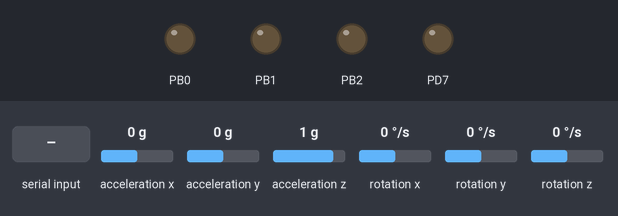
Simulated run of this program. Board: ATmega8, built with avr-gcc and emulated at 16 MHz. Parts: output pins drawn as LEDs (lit = HIGH). Wiring (inferred from the names in the program): MPU-6050 motion sensor at I2C address 0x68. The test bench sets the inputs (shaded band); at power-on: acceleration x 0 g, acceleration y 0 g, acceleration z 1 g, rotation x 0 °/s, rotation y 0 °/s, rotation z 0 °/s. What the program prints to the serial monitor is not drawn.

Above: at 1.2 s.
1.3 s: "1" received over Serial
At 2.4 s:
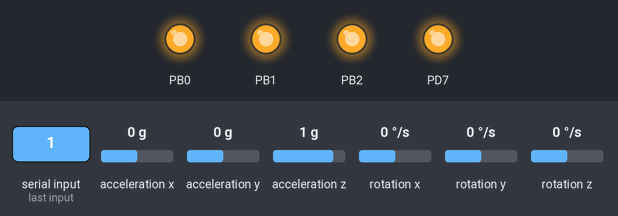
2.8 s: "0" received over Serial
At 3.6 s:
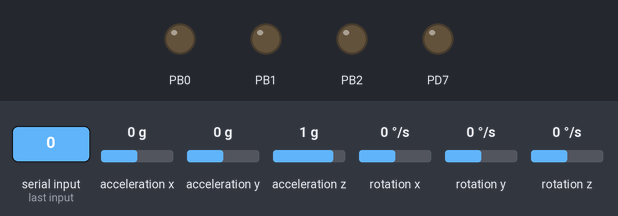
Timing chart, 0 to 5.8 s (numbered marks = the images above; inputs shaded):
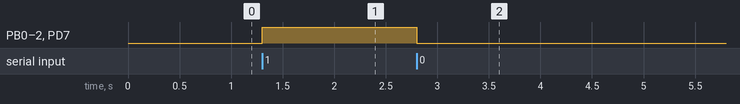

Measured:
- after the input at 1.3 s, PB0–2, PD7: LOW → HIGH at once
- after the input at 2.8 s, PB0–2, PD7: HIGH → LOW at once

The program:

main.c
```c
#include "config.h"

#include <avr/io.h>
#include <avr/interrupt.h>
#include <util/twi.h>
#include <util/delay.h>
#include <stdio.h>
#include <math.h>


#include "base_i2c.h"
#include "base_usart.h"
#include "base_timer.h"
#include "base_sw_pwm.h"
#include "abstract_7segment.h"
#include <avr/interrupt.h>

#define UART_MAX_LENGTH 80
#define I2C_RECEIVE_BUFFER_LENGTH 8
#define I2C_TRANSMIT_BUFFER_LENGTH 8
#define MP6050_GYRO_ERROR_ACCUMULATION 800
#define MP6050_GYRO_ERROR_DISCARD 200
#define MP6050_ACCEL_ERROR_ACCUMULATION 100
#define MP6050_ACCEL_ERROR_DISCARD 20
#define MP6050_READ_INTERVAL_MS 10

/*
0 250°/s  131 LSB/°/s
1 500°/s  65.5 LSB/°/s
2 1000°/s 32.8 LSB/°/s
3 2000°/s 16.4 LSB/°/s
*/
#define MP6050_GYRO_VALUE_SCALING 32.8f

/*
0 2g  16384 LSB/g
1 4g  8192 LSB/g
2 8g  4096 LSB/g
3 16g 2048 LSB/g
*/
#define MP6050_ACCEL_VALUE_SCALING 16384.0f

#define VIEW_GYRO_HIGHPASS  0.98f
#define VIEW_ACCEL_LOWPASS  (1.0f - VIEW_GYRO_HIGHPASS)

uint8_t i2c_transmit_buffer[I2C_TRANSMIT_BUFFER_LENGTH] = {0,};
uint8_t i2c_receive_buffer[I2C_RECEIVE_BUFFER_LENGTH] = {0,};
char usart_buffer[UART_MAX_LENGTH] = {0,};
volatile uint8_t usart_data_in = 0;
volatile uint16_t timer2_milliseconds = 0;
volatile uint8_t timer2_seconds = 0;
volatile uint8_t timer2_minutes = 0;
volatile uint8_t timer2_hours = 0;

/* signals, ISR */
volatile uint8_t signal_100ms_event = 0;
volatile uint8_t signal_10ms_event = 0;

typedef struct
{
  short x;
  short y;
  short z;
  int32_t xerror;
  int32_t yerror;
  int32_t zerror;
  unsigned short error_init_cycles;
} mp6050_gyro_t;

typedef struct
{
  float xroll;
  float ypitch;
  float zyaw;
} angle_t;

typedef struct
{
  float x;
  float y;
  float z;
} angular_velocity_t;

typedef struct
{
  short x;
  short y;
  short z;
  int32_t xerror;
  int32_t yerror;
  int32_t zerror;
  unsigned short error_init_cycles;
} mp6050_accel_t;

typedef struct
{
  float x;
  float y;
  float z;
} force_t;

int mp6050_get_gyro(mp6050_gyro_t* raw);
int mp6050_get_gyro_error(mp6050_gyro_t* gyro);
int mp6050_get_accel(mp6050_accel_t* raw);
int mp6050_get_accel_error(mp6050_accel_t* accel);
void view_calc_current_angles(angle_t* angle, angular_velocity_t* angular_velocity,
                              const mp6050_gyro_t* gyro, const mp6050_accel_t* accel, short delta_time_milliseconds);
void view_calc_current_forces(force_t* force, const mp6050_accel_t* accel,
                              short delta_time_milliseconds);

void mp6050_print_info();


/*fips = interrupts per second*/
inline void timer2_ctc_interrupt_init(uint32_t fips, uint16_t prescaler, uint8_t async)
{
  uint8_t sreg = SREG;
  cli();

  if (async)
    ASSR |= (1 << AS2);
  else
    ASSR &= ~(1 << AS2);

  TCCR2 = (1 << WGM21);
  /* OCR = 249: fips = 1000, prescaler = 64
  ->interrupt every 1ms */
  OCR2 = (uint8_t)((F_CPU / (prescaler * fips)) - 1);
  TCNT2 = 0x00; /* Timer disabled */

  /* CS22:0 */
  switch (prescaler)
  {
  case 1:
    TCCR2 |= 0x01;
    break;
  case 8:
    TCCR2 |= 0x02;
    break;
  case 32:
    TCCR2 |= 0x03;
    break;
  case 64:
    TCCR2 |= 0x04;
    break;
  case 128:
    TCCR2 |= 0x05;
    break;
  case 256:
    TCCR2 |= 0x06;
    break;
  case 1024:
    TCCR2 |= 0x07;
    break;
  default:
    TCCR2 |= 0x00;
    break;
  }

  /* wait for everything to finish*/
  if (async)
  {
    while((ASSR & (1 << TCN2UB)) || (ASSR & (1 << OCR2UB)) || (ASSR & (1 << TCR2UB)))
      ;
  }

  /* clear interrupt flags */
  TIFR &= ~((1 << OCF2) | (1 << TOV2));
  /* enable compare match interrupt */
  TIMSK |= (1 << OCIE2);
  SREG = sreg;
}


ISR(USART_RXC_vect)
{

  uint8_t sreg = SREG;
  cli();

#if 0
  DDRB |= (1 << DDB0);
  if(PORTB & (1 << PB0))
    PORTB &= ~(1 << PB0);
  else
    PORTB |= (1 << PB0);
#endif


  usart_data_in = UDR;
  switch (usart_data_in)
  {
  case 'y':
    //base_timer1_set_pwm_change_duty_by(-1);

    base_sw_pwm_duty(0, -1);
    base_sw_pwm_duty(1, -1);
    base_sw_pwm_duty(2, -1);
    base_sw_pwm_duty(3, -1);


#if CONFIG_DEBUG_GEN
    base_usart_send_string(":ISR(USART_RXC_vect):-1> ");
    base_usart_send_decimal(base_sw_pwm_ctx.pin[0].pwm_duty);
    base_usart_send_string(" pwm_duty\r\n");
#endif
    break;
  case 'x':
    //base_timer1_set_pwm_change_duty_by(1);

    base_sw_pwm_duty(0, 1);
    base_sw_pwm_duty(1, 1);
    base_sw_pwm_duty(2, 1);
    base_sw_pwm_duty(3, 1);

#if CONFIG_DEBUG_GEN
    base_usart_send_string(":ISR(USART_RXC_vect):+1> ");
    base_usart_send_decimal(base_sw_pwm_ctx.pin[0].pwm_duty);
    base_usart_send_string(" pwm_duty\r\n");
#endif
    break;

  case '0':
    base_sw_pwm_set_duty(0, 0);
    base_sw_pwm_set_duty(1, 0);
    base_sw_pwm_set_duty(2, 0);
    base_sw_pwm_set_duty(3, 0);
    break;
  case '1':
    base_sw_pwm_set_duty(0, 100);
    base_sw_pwm_set_duty(1, 100);
    base_sw_pwm_set_duty(2, 100);
    base_sw_pwm_set_duty(3, 100);
    break;
  default:
    break;
  }
  SREG = sreg;
}


ISR(TIMER0_OVF_vect)
{
  uint8_t sreg = SREG;
  cli();
  uint32_t mod;
  uint32_t a, b;

  base_timer0_context.tick += 1;
  base_sw_pwm_timer0_callback();

#if 0
  a = base_timer0_context.tick;
  b = base_timer0_s_ticks(1);
  mod = a % b;
  if(mod == 0)
  {
    DDRB |= (1 << DDB0);
    if(PORTB & (1 << PB0))
      PORTB &= ~(1 << PB0);
    else
      PORTB |= (1 << PB0);
  }
#endif

  SREG = sreg;
}

ISR(TIMER2_COMP_vect)
{
#if CONFIG_TIME == 1
  static uint8_t msTimer = 0;
  msTimer += 1;

  if(msTimer % 10 == 0)
  {
    signal_10ms_event = 1;
  }

  if (msTimer == 100)
  {
    timer2_milliseconds = (timer2_milliseconds + 100) % 1000;
    if (!timer2_milliseconds)
    {
      timer2_seconds = (timer2_seconds + 1) % 60;
      if (!timer2_seconds)
      {
        timer2_minutes = (timer2_minutes + 1) % 60;
        if (!timer2_minutes)
          timer2_hours = (timer2_hours + 1) % 24;
      }
    }

    signal_100ms_event = 1;
    msTimer = 0;
  }
#endif

  //abstract_7segment_display(sec/10, sec%10);
}


int main()
{
  uint8_t motor[4] = {0,};
  uint16_t pwm_cycle_frequency_hz = 0;

  cli();
  DDRB = 0;
  DDRC = 0;
  DDRD = 0;
  PORTB = 0;
  PORTC = 0;
  PORTD = 0;
  //led
  DDRB |= (1 << DDB0);
  //base_timer1_init();
  /* OCR = 249, 1 Interrupt per milisecond --> 1000 ips ISR = TIMER2_COMP_vect */
  timer2_ctc_interrupt_init(1000UL, 64, 0);
  base_usart_init(MUBRR);
  //7segment
  //abstract_7segment_init();
  base_sw_pwm_ctx_init();
  base_timer0_init();
  //bottom right pins
  pwm_cycle_frequency_hz = base_sw_pwm_set_global_cycle(0);
  motor[0] = base_sw_pwm_init(BASE_PORTB, BASE_PIN2);
  motor[1] = base_sw_pwm_init(BASE_PORTB, BASE_PIN3);
  //bottom left pins
  motor[2] = base_sw_pwm_init(BASE_PORTB, BASE_PIN1);
  motor[3] = base_sw_pwm_init(BASE_PORTD, BASE_PIN8);
  sei();

#if CONFIG_DEBUG_GEN
  base_usart_send_string("TIMER0 Ticks pro Sekunde: '");
  base_usart_send_decimal(base_timer0_context.s_tick_count);
  base_usart_send_string("'\r\n");
  base_usart_send_string("TIMER0 Ticks pro Millisekunde: '");
  base_usart_send_decimal(base_timer0_context.ms_tick_count);
  base_usart_send_string("'\r\n");
  base_usart_send_string("PWM Frequenz: '");
  base_usart_send_decimal(pwm_cycle_frequency_hz);
  base_usart_send_string("'\r\n");
  base_usart_send_string("PWM  Max Cycle Ticks: '");
  base_usart_send_decimal(base_sw_pwm_ctx.cycle_tick_count);
  base_usart_send_string("'\r\n");
  base_usart_send_string("PWM Current Cycle Tick: '");
  base_usart_send_decimal(base_sw_pwm_ctx.cycle_tick);
  base_usart_send_string("'\r\n");
  base_usart_send_string("PWM Motoren Duty Ticks: '");
  base_usart_send_string("'\r\n0: '");
  base_usart_send_decimal(base_sw_pwm_ctx.pin[motor[0]].pwm_duty_ticks);
  base_usart_send_string("'\r\n1: '");
  base_usart_send_decimal(base_sw_pwm_ctx.pin[motor[1]].pwm_duty_ticks);
  base_usart_send_string("'\r\n2: '");
  base_usart_send_decimal(base_sw_pwm_ctx.pin[motor[2]].pwm_duty_ticks);
  base_usart_send_string("'\r\n3: '");
  base_usart_send_decimal(base_sw_pwm_ctx.pin[motor[3]].pwm_duty_ticks);
  base_usart_send_string("'\r\n");
  snprintf(usart_buffer, UART_MAX_LENGTH, "Initialize I2C\r\n");
  base_usart_send_string(usart_buffer);
#endif
  base_i2c_init();
  base_i2c_set_slave(&i2c_ctx, TWI_SLA_MPU6050);
  base_i2c_wait();
  base_i2c_start_read(&i2c_ctx, TWI_SLA_MPU6050, 0x75, i2c_receive_buffer, 1);
  base_i2c_wait();

#if CONFIG_DEBUG_GEN
  snprintf(usart_buffer, UART_MAX_LENGTH, "I2C Identity %X\r\n", i2c_receive_buffer[0]);
  base_usart_send_string(usart_buffer);
#endif
  // Configure Power Up
  i2c_transmit_buffer[0] = 1;
  base_i2c_start_write(&i2c_ctx, TWI_SLA_MPU6050, 0x6B, i2c_transmit_buffer, 1);
  base_i2c_wait();
  // Configure Gyro resolution: [deg/s] 0x00 -> 250, 0x08 -> 500, 0x10 -> 1000, 0x18 -> 2000
  i2c_transmit_buffer[0] = 0x10;
  base_i2c_start_write(&i2c_ctx, TWI_SLA_MPU6050, 0x1B, i2c_transmit_buffer, 1);
  base_i2c_wait();

  /*while loop only does tasks every 100ms*/
  //base_usart_send_string("Initialization complete.\r\n");

  uint8_t ms100 = 0;
  mp6050_gyro_t raw_gyro = {0, 0, 0, 0, 0, 0, 0};
  mp6050_accel_t raw_accel = {0, 0, 0, 0, 0, 0, 0};
  angle_t angle = {0.0f, 0.0f, 0.0f};
  angular_velocity_t angular_velocity = {0.0f, 0.0f, 0.0f};

  while (1)
  {
#if CONFIG_DEBUG_MP6050 == 1

    uint16_t sms = 0;
    uint8_t ssec = 0;
    uint8_t smin = 0;
    uint8_t shour = 0;
    if (signal_100ms_event)
    {
      /*when preparing components for string no interrupts allowed*/
      ++ms100;
      cli();
      signal_100ms_event = 0;

      sms = timer2_milliseconds;
      ssec = timer2_seconds;
      smin = timer2_minutes;
      shour = timer2_hours;

      sei();
    }

    if(signal_10ms_event)
    {
      signal_10ms_event = 0;
      int error = 0;
      if((mp6050_get_gyro(&raw_gyro) == 0) && (mp6050_get_accel(&raw_accel) == 0))
      {
        error = mp6050_get_accel_error(&raw_accel);
        error += mp6050_get_gyro_error(&raw_gyro);
      }

      if(error == 0)
      {
        view_calc_current_angles(&angle, &angular_velocity, &raw_gyro, &raw_accel,
                                 MP6050_READ_INTERVAL_MS);
      }
    }

    if(ms100 == 5)
    {
      ms100 = 0;
      //snprintf(usart_buffer, UART_MAX_LENGTH, "\033[0Jx = %f\r\ny = %f\r\nz = %f\r\n\r\033[3A",
      //         angle.xroll, angle.ypitch, angle.zyaw);
      snprintf(usart_buffer, UART_MAX_LENGTH, "\033[0Jx = %d\r\ny = %d\r\nz = %d\r\n\r\033[3A",
               (int)(angle.xroll * 100.0f), (int)(angle.ypitch * 100.0f), (int)(angle.zyaw * 100.0f));
      base_usart_send_string(usart_buffer);

#if 0
      // Clear everything from cursor downwards
      base_usart_send_string("\033[0J");
      snprintf(usart_buffer, UART_MAX_LENGTH, "%02d:%02d:%02d:%03d\r\n", shour, smin, ssec,
               sms);
      base_usart_send_string(usart_buffer);
      mp6050_print_info();
      // Place cursor to the beginning
      base_usart_send_string("\r\033[4A");
#endif
    }
#endif
  }
  return 0;
}


int mp6050_get_gyro(mp6050_gyro_t* raw)
{
  base_i2c_start_read(&i2c_ctx, TWI_SLA_MPU6050, 0x43, i2c_receive_buffer, 6);
  base_i2c_wait();

  raw->x = (i2c_receive_buffer[0] << 8) | i2c_receive_buffer[1];
  raw->y = (i2c_receive_buffer[2] << 8) | i2c_receive_buffer[3];
  raw->z = (i2c_receive_buffer[4] << 8) | i2c_receive_buffer[5];

  return 0;
}

int mp6050_get_accel(mp6050_accel_t* raw)
{
  if(base_i2c_is_ready())
  {
    base_i2c_start_read(&i2c_ctx, TWI_SLA_MPU6050, 0x3B, i2c_receive_buffer, 6);
    base_i2c_wait();

    raw->x = (i2c_receive_buffer[0] << 8) | i2c_receive_buffer[1];
    raw->y = (i2c_receive_buffer[2] << 8) | i2c_receive_buffer[3];
    raw->z = (i2c_receive_buffer[4] << 8) | i2c_receive_buffer[5];
  }
  else
  {
    return -1;
  }
  return 0;
}

int mp6050_get_accel_error(mp6050_accel_t* accel)
{
  if(accel->error_init_cycles < MP6050_ACCEL_ERROR_DISCARD)
  {
    ++accel->error_init_cycles;
    return -1;
  }
  if(accel->error_init_cycles < MP6050_ACCEL_ERROR_DISCARD +
      MP6050_ACCEL_ERROR_ACCUMULATION)
  {
    ++accel->error_init_cycles;
    accel->xerror += accel->x;
    accel->yerror += accel->y;
    accel->zerror += accel->z - (int32_t)MP6050_ACCEL_VALUE_SCALING;

    return -1;
  }
  return 0;
}

int mp6050_get_gyro_error(mp6050_gyro_t* gyro)
{
  if(gyro->error_init_cycles < MP6050_GYRO_ERROR_DISCARD)
  {
    ++gyro->error_init_cycles;
    return -1;
  }
  if(gyro->error_init_cycles < MP6050_GYRO_ERROR_DISCARD + MP6050_GYRO_ERROR_ACCUMULATION)
  {
    ++gyro->error_init_cycles;
    gyro->xerror += gyro->x;
    gyro->yerror += gyro->y;
    gyro->zerror += gyro->z;

    return -1;
  }
  return 0;
}

void view_calc_current_angles(angle_t* angle, angular_velocity_t* angular_velocity,
                              const mp6050_gyro_t* gyro, const mp6050_accel_t* accel, short delta_time_milliseconds)
{
  float delta = (float)delta_time_milliseconds * 0.001f;
  float xerror = (float)gyro->xerror;
  float yerror = (float)gyro->yerror;
  float zerror = (float)gyro->zerror;

  float xAccel = ((float)accel->x - (float)accel->xerror /
                  MP6050_ACCEL_ERROR_ACCUMULATION) / MP6050_ACCEL_VALUE_SCALING;
  float yAccel = ((float)accel->y - (float)accel->yerror /
                  MP6050_ACCEL_ERROR_ACCUMULATION) / MP6050_ACCEL_VALUE_SCALING;
  float zAccel = ((float)accel->z - (float)accel->zerror /
                  MP6050_ACCEL_ERROR_ACCUMULATION) / MP6050_ACCEL_VALUE_SCALING;

  float accelRoll = 180.0f * atan2 (yAccel, zAccel) / M_PI;
  float accelPitch = 180.0f * atan2 (-xAccel, sqrt(yAccel * yAccel + zAccel *
                                     zAccel)) / M_PI;
  /*float accelYaw = 180.0f * atan (zAccel / sqrt(xAccel * xAccel + zAccel * zAccel)) / M_PI;*/

  angular_velocity->x = 0.5f * (angular_velocity->x + ((float)gyro->x *
                                (float)MP6050_GYRO_ERROR_ACCUMULATION - xerror) / MP6050_GYRO_VALUE_SCALING);
  angular_velocity->y = 0.5f * (angular_velocity->y + ((float)gyro->y *
                                (float)MP6050_GYRO_ERROR_ACCUMULATION - yerror) / MP6050_GYRO_VALUE_SCALING);
  angular_velocity->z = 0.5f * (angular_velocity->z + ((float)gyro->z *
                                (float)MP6050_GYRO_ERROR_ACCUMULATION - zerror) / MP6050_GYRO_VALUE_SCALING);

  angle->xroll = VIEW_GYRO_HIGHPASS * (angle->xroll + (angular_velocity->x * delta /
                                       (float)MP6050_GYRO_ERROR_ACCUMULATION)) + VIEW_ACCEL_LOWPASS * accelRoll;
  angle->ypitch = VIEW_GYRO_HIGHPASS * (angle->ypitch + (angular_velocity->y * delta /
                                        (float)MP6050_GYRO_ERROR_ACCUMULATION)) + VIEW_ACCEL_LOWPASS * accelPitch;
  angle->zyaw = (angle->zyaw + (angular_velocity->z * delta / (float)
                                MP6050_GYRO_ERROR_ACCUMULATION));
}

void view_calc_current_forces(force_t* force, const mp6050_accel_t* accel,
                              short delta_time_milliseconds)
{

}

void mp6050_print_info()
{
  short rtemp = 0;
  short rgyro[3] = {0,};
  short raccel[3] = {0,};
  char* conv = 0;
  int32_t tmp32;

  //Gyroscope: Error: (x,y,z) = (-1,2-1)
  if(base_i2c_is_ready())
  {
    base_i2c_wait();
    base_i2c_start_read(&i2c_ctx, TWI_SLA_MPU6050, 0x43, i2c_receive_buffer, 6);
    base_i2c_wait();
    // rgyro: 0,1,2 = around axis x,y,z
    rgyro[0] = (i2c_receive_buffer[0] << 8) | i2c_receive_buffer[1];
    rgyro[1] = (i2c_receive_buffer[2] << 8) | i2c_receive_buffer[3];
    rgyro[2] = (i2c_receive_buffer[4] << 8) | i2c_receive_buffer[5];

    snprintf(usart_buffer, UART_MAX_LENGTH,
             "Gyro: X(%5hi) Y(%5hi) Z(%5hi) - Raw X(%5hi) Y(%5hi) Z(%5hi)",
             (int)((float)rgyro[0] / MP6050_GYRO_VALUE_SCALING),
             (int)((float)rgyro[1] / MP6050_GYRO_VALUE_SCALING),
             (int)((float)rgyro[2] / MP6050_GYRO_VALUE_SCALING), (int)rgyro[0],
             (int)rgyro[1], (int)rgyro[2]);
    base_usart_send_string(usart_buffer);
    base_usart_send_string("\r\n");
  }
  else
  {
    snprintf(usart_buffer, UART_MAX_LENGTH, "I2C NOK: ");
    base_usart_send_string(usart_buffer);
  }

  if(base_i2c_is_ready())
  {
    //Accelerator, Error z-Axis -0.15 to -0.2g, x-Axis -0.03 to -0.07g
    base_i2c_start_read(&i2c_ctx, TWI_SLA_MPU6050, 0x3B, i2c_receive_buffer, 6);
    base_i2c_wait();

    // raccel 0,1,2 = along axis x,y,z
    raccel[0] = (i2c_receive_buffer[0] << 8) | i2c_receive_buffer[1];
    tmp32 = ((int32_t)raccel[0] * 100) / 16384;
    raccel[0] = (short)tmp32;
    raccel[1] = (i2c_receive_buffer[2] << 8) | i2c_receive_buffer[3];
    tmp32 = ((int32_t)raccel[1] * 100) / 16384;
    raccel[1] = (short)tmp32;
    raccel[2] = (i2c_receive_buffer[4] << 8) | i2c_receive_buffer[5];
    tmp32 = ((int32_t)raccel[2] * 100) / 16384;
    raccel[2] = (short)tmp32;

    //
    snprintf(usart_buffer, UART_MAX_LENGTH, "Accel: (%5hi)/100,(%5hi)/100,(%5hi)/100\r\n",
             raccel[0], raccel[1], raccel[2]);
    base_usart_send_string(usart_buffer);
  }
  else
  {
    snprintf(usart_buffer, UART_MAX_LENGTH, "I2C NOK: ");
    base_usart_send_string(usart_buffer);
  }

  if(base_i2c_is_ready())
  {
    //Temperature Error +4 degree Celsius
    base_i2c_start_read(&i2c_ctx, TWI_SLA_MPU6050, 0x41, i2c_receive_buffer, 2);
    base_i2c_wait();
    conv = (char*)&rtemp;
    conv[0] = i2c_receive_buffer[1];
    conv[1] = i2c_receive_buffer[0];
    //rtemp = ((short)recv_buf[0] << 8) | (short)recv_buf[1];
    rtemp = rtemp / 340 + 37 - 4;
    snprintf(usart_buffer, UART_MAX_LENGTH, "Temp:  %5hi\r\n", rtemp);
    base_usart_send_string(usart_buffer);
  }
  else
  {
    snprintf(usart_buffer, UART_MAX_LENGTH, "I2C NOK: ");
    base_usart_send_string(usart_buffer);
  }
}
```

base_usart.h
```c
/*
 * base_usart.h
 *
 * Created: 06.08.2016 19:13:09
 *  Author: Jierr
 */


#ifndef BASE_USART_H_
#define BASE_USART_H_

#include "config.h"


void base_usart_send_byte(uint8_t data);
void base_usart_send_string(char* str);
void base_usart_send_byte_hex(uint8_t data);
void base_usart_send_byte_hex_string(uint8_t* data, uint8_t len);
void base_usart_send_decimal(int32_t data);
void base_usart_init(uint16_t ubrr);


#endif /* BASE_USART_H_ */
```

Source omitted: abstract_7segment.h (1775 bytes), abstract_7segment.c (2609 bytes), base_i2c.h (1263 bytes), base_sw_pwm.h (866 bytes), base_timer.h (913 bytes), base_i2c.c (7571 bytes), base_sw_pwm.c (4479 bytes), base_timer.c (4775 bytes), base_usart.c (1997 bytes), config.h (764 bytes)
